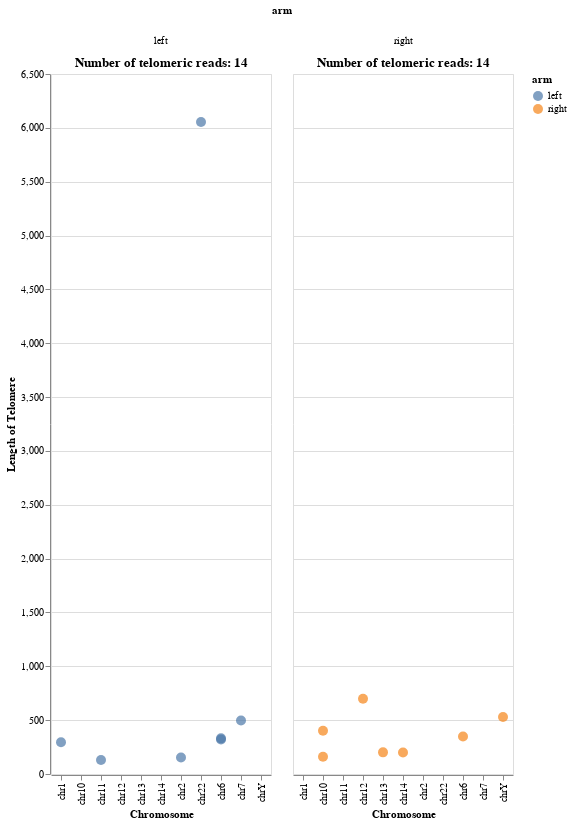

The notebook cell this image was saved under:
### Code cell
def plot_telomeres(telomere_df: pd.DataFrame) -> None:
    """
    Plots information about found telomeres
    """
    plot = (
        alt.Chart(telomere_df)
        .mark_circle(size=100)
        .encode(
            alt.X("chr:N", title="Chromosome"),
            alt.Color("arm:N"),
            alt.Y("telomere_length", title="Length of Telomere"),
            tooltip=[alt.Tooltip("telomere_length:Q", title="Telomere length"),
                     alt.Tooltip("telomere_type:N", title="Telomere type")
                    ]
        )
        .properties(
            title=f"Number of telomeric reads: {telomere_df.shape[0]}",
            height=700,
        )
        .facet(column="arm")
    )
    return plot

plot_telomeres(telomere_df)

### Figure 1 — Vega-Lite specification as saved in the notebook (floating-point values rounded to 4 significant figures)
{"config": {"view": {"continuousWidth": 400, "continuousHeight": 300}}, "data": {"name": "data-bed846a5d610ca4f0e04e184b9ebdfff"}, "facet": {"column": {"type": "nominal", "field": "arm"}}, "spec": {"mark": {"type": "circle", "size": 100}, "encoding": {"color": {"type": "nominal", "field": "arm"}, "tooltip": [{"type": "quantitative", "field": "telomere_length", "title": "Telomere length"}, {"type": "nominal", "field": "telomere_type", "title": "Telomere type"}], "x": {"type": "nominal", "field": "chr", "title": "Chromosome"}, "y": {"type": "quantitative", "field": "telomere_length", "title": "Length of Telomere"}}, "height": 700, "title": "Number of telomeric reads: 14"}, "$schema": "https://vega.github.io/schema/vega-lite/v4.8.1.json", "datasets": {"data-bed846a5d610ca4f0e04e184b9ebdfff": [{"index": 0, "chr": "chr22", "align_start": 2067, "align_end": 19299, "id": "6697258c-f1d1-42d9-bb8b-76005536e7e9", "strand": "+", "telomere_length": 6055, "telomere_type": "CCCTAA", "read_length": 17232, "chr_length": 51324926, "arm": "left"}, {"index": 6, "chr": "chr11", "align_start": 1855, "align_end": 5296, "id": "8085a195-e226-4aa1-9f38-560840e608c2", "strand": "-", "telomere_length": 130, "telomere_type": "TTAGGG", "read_length": 3441, "chr_length": 135127769, "arm": "left"}, {"index": 10, "chr": "chr12", "align_start": 133322268, "align_end": 133322995, "id": "4ac04449-b0eb-4a7c-89ff-261620e60f46", "strand": "-", "telomere_length": 699, "telomere_type": "CCCTAA", "read_length": 727, "chr_length": 133324548, "arm": "right"}, {"index": 11, "chr": "chrY", "align_start": 62436833, "align_end": 62454302, "id": "67222186-9dc9-4029-b5cd-0b1aa27bae0b", "strand": "-", "telomere_length": 530, "telomere_type": "CCCTAA", "read_length": 17469, "chr_length": 62460029, "arm": "right"}, {"index": 12, "chr": "chr7", "align_start": 2961, "align_end": 18271, "id": "d567597e-a639-4b24-8049-4bb93a5038dd", "strand": "-", "telomere_length": 497, "telomere_type": "TTAGGG", "read_length": 15310, "chr_length": 160567428, "arm": "left"}, {"index": 15, "chr": "chr10", "align_start": 134729309, "align_end": 134755434, "id": "de718fe8-53b1-4a5e-a881-5bb97b9f8f2f", "strand": "-", "telomere_length": 401, "telomere_type": "CCCTAA", "read_length": 26125, "chr_length": 134758134, "arm": "right"}, {"index": 17, "chr": "chr10", "align_start": 134729704, "align_end": 134736520, "id": "fccb956d-c26e-41b2-9ab2-32b05d527c42", "strand": "-", "telomere_length": 160, "telomere_type": "CCCTAA", "read_length": 6816, "chr_length": 134758134, "arm": "right"}, {"index": 19, "chr": "chr6", "align_start": 172105999, "align_end": 172124506, "id": "23c4474e-e1aa-445a-927e-eaddbb906e59", "strand": "-", "telomere_length": 349, "telomere_type": "CCCTAA", "read_length": 18507, "chr_length": 172126628, "arm": "right"}, {"index": 20, "chr": "chr6", "align_start": 2549, "align_end": 11712, "id": "c8108e1d-cb6d-4beb-bc01-41dcda7d6f28", "strand": "+", "telomere_length": 331, "telomere_type": "CCCTAA", "read_length": 9163, "chr_length": 172126628, "arm": "left"}, {"index": 21, "chr": "chr6", "align_start": 2554, "align_end": 15890, "id": "a9c2154a-6fd0-4881-954a-2f2f6d5076dc", "strand": "+", "telomere_length": 321, "telomere_type": "CCCTAA", "read_length": 13336, "chr_length": 172126628, "arm": "left"}, {"index": 22, "chr": "chr1", "align_start": 2173, "align_end": 12395, "id": "a7b89736-9c0d-4d22-ac1d-cd4fd25b1ff1", "strand": "+", "telomere_length": 294, "telomere_type": "CCCTAA", "read_length": 10222, "chr_length": 248387328, "arm": "left"}, {"index": 31, "chr": "chr13", "align_start": 113562789, "align_end": 113563516, "id": "14ec8087-b67e-4e65-9b25-e7f31ef233ea", "strand": "-", "telomere_length": 201, "telomere_type": "CCCTAA", "read_length": 727, "chr_length": 113566686, "arm": "right"}, {"index": 32, "chr": "chr14", "align_start": 101145888, "align_end": 101160570, "id": "f74de110-97ad-408d-a366-41f57fc08897", "strand": "-", "telomere_length": 199, "telomere_type": "CCCTAA", "read_length": 14682, "chr_length": 101161492, "arm": "right"}, {"index": 33, "chr": "chr2", "align_start": 2151, "align_end": 2696, "id": "79b9e178-4787-45d3-b18c-e4192aea8e07", "strand": "+", "telomere_length": 153, "telomere_type": "CCCTAA", "read_length": 545, "chr_length": 242696752, "arm": "left"}]}}
